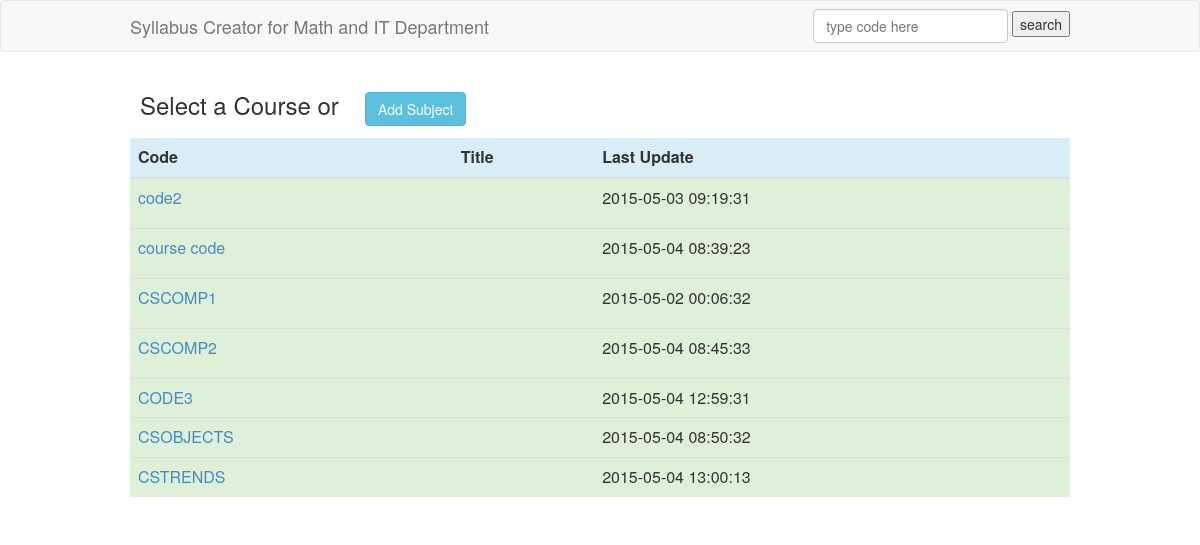
The app's page /scimdsplash.php with its own data.
### tables this page shows
CREATE TABLE IF NOT EXISTS `sc` (
  `id` int(11) NOT NULL,
  `time` timestamp NOT NULL DEFAULT CURRENT_TIMESTAMP,
  `code` varchar(100) NOT NULL,
  `credits` varchar(100) NOT NULL,
  `prerequisite` varchar(100) NOT NULL,
  `description` varchar(5000) NOT NULL,
  `outcomes` varchar(5000) NOT NULL,
  `requiredreading` varchar(1000) NOT NULL,
  `suggestedreading` varchar(1000) NOT NULL,
  `courserequirements` varchar(3000) NOT NULL,
  `gradingsystem` varchar(5000) NOT NULL,
  `policy` varchar(5000) NOT NULL,
  `consultationhours` varchar(50) NOT NULL,
  `dateofeffectivity` date NOT NULL,
  `code1` varchar(100) NOT NULL,
  `title` varchar(1000) NOT NULL
);

### scimdsplash.php (the view, shortened to what this page needs)
<?php
$servername = "localhost";
$username = "root";
$password = "";
$dbname = 'sc';
$conn = mysqli_connect($servername, $username, $password,$dbname);
$searchtxt="";
if($searchtxt ==""){
$sql = "SELECT * FROM sc ORDER BY code ASC";
$result = mysqli_query($conn,$sql);
}else{
$sql = "SELECT * FROM sc WHERE `code1`='$searchtxt'";
$result = mysqli_query($conn,$sql);
}
?>
<!DOCTYPE html5>
<html lang=en>
<head>
 <link href="css/bootstrap.min.css" rel="stylesheet"/>
   </head>
<body>
   <nav class="navbar navbar-default">
        <div class="container">
          <div class="navbar-header">
        	 <a class="navbar-brand" href="#">Syllabus Creator for Math and IT Department</a>
        </div>
          <form name="search" class="navbar-form navbar-right" method="POST" action="<?php echo htmlspecialchars($_SERVER["PHP_SELF"]);?>">
            <input type="text" name="searchtxt" class="form-control" placeholder="type code here">
            <input type="submit" name='submit' value="search">
          </form>
    </div>
    </nav>
    <div class="container">
    	<div class="col-md-3">
    <h3 style=>Select a Course or<h3>
    </div>
<button type="button"  style="margin-top:20px;" class="btn btn-info btn-md" data-toggle="modal" data-target="#subject">Add Subject</button>
<table class="table table-striped table-hover">
                  <thead>
                    <tr class="info">
                      <th>Code</th>
                      <th>Title</th>
                    <th>Last Update</th>
                    </tr>
                  </thead>
                  <tbody>
                     <?php
                        if (mysqli_num_rows($result) > 0) {
                         while($row = mysqli_fetch_assoc($result)) {
                        echo "<tr class='success'><td><a href='scimd.php?id=".$row['id']."'>".$row["code"]."</a></td>";
                        echo "<td> ".$row["title"]."</td>";
                        echo "<td> ".$row["time"]."</td>";
                          }?>
                      </tr>
                        <?php }  ?>
                     </tbody>
                 </table>
             </div>
</body>
</html>

### records on screen
sc: code "code2", time "2015-05-03 09:19:31"
sc: code "course code", time "2015-05-04 08:39:23"
sc: code "CSCOMP1", time "2015-05-02 00:06:32"
sc: code "CSCOMP2", time "2015-05-04 08:45:33"
sc: code "CODE3", time "2015-05-04 12:59:31"
sc: code "CSOBJECTS", time "2015-05-04 08:50:32"
sc: code "CSTRENDS", time "2015-05-04 13:00:13"
